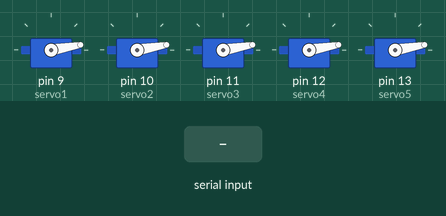
A sketch run on a simulated Arduino Uno, built with avr-gcc and run on an emulated ATmega328P. On the bench: 5 × servo. The inputs (shaded band) are chosen by the test bench.

Above: at 1.2 s.
1.3 s: "close" received over Serial
At 3.5 s:
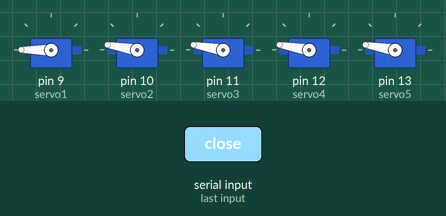
3.8 s: "open" received over Serial
At 5.6 s:
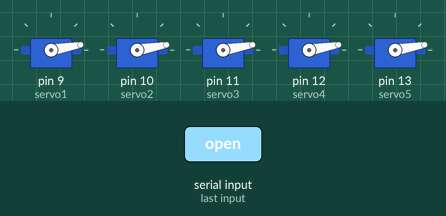
Timing chart, 0 to 7.1 s (numbered marks = the images above; inputs shaded):
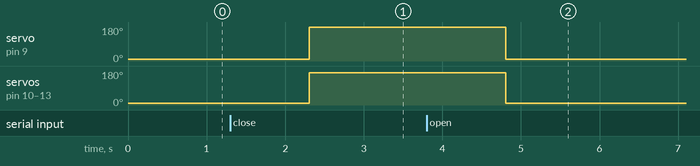

Measured:
- after the input at 1.3 s, servo on pin 9 (servo1): 10° → 180° after 1.0 s; servo on pin 10 (servo2), servo on pin 11 (servo3), servo on pin 12 (servo4), servo on pin 13 (servo5): 10° → 170° after 1.0 s
- after the input at 3.8 s, servo on pin 9 (servo1): 180° → 10° after 1.0 s; servo on pin 10 (servo2), servo on pin 11 (servo3), servo on pin 12 (servo4), servo on pin 13 (servo5): 170° → 10° after 1.0 s

The sketch:

hand_arduino_program.ino
```cpp
#include <Servo.h>
boolean lu;
Servo servo1, servo2, servo3, servo4, servo5;
int found;
String value1, value2, value3;

void setup(){
  servo1.attach(9);
  servo2.attach(10);
  servo3.attach(11);
  servo4.attach(12);
  servo5.attach(13);

  open();

  Serial.begin(9600);
}

void loop(){
  if(Serial.available() > 0){
    String command = Serial.readString();

    decompose(command);

    bool lu=false;

    if(value1=="help"){
      lu=true;
      Serial.print("Command list :\n");
      Serial.print("open = Set all servos to 180 degrees\n");
      Serial.print("close = Set all servos to 0 degrees\n");
      Serial.print("set X Y = Sets servo n°X to Y degrees\n");
    }

    if(value1=="open"){
      lu=true;
      open();
    }

    if(value1=="close"){
      lu=true;
      close();
    }

    if(value1=="set"){
      lu=true;
      if(value2=="all"){allwrite(value3.toInt());}
      else{setServo(value2, value3.toInt());}
    }

    if(lu==false){
      Serial.print("Erreur: Commande inconnue. Tapez 'help' pour la liste des commandes.\n");
    }
  }
}

void decompose(String command){
  found=0;
  value1="";
  value2="";
  value3="";
  for(int i=0; i<=command.length()-1; i++){
    if(command.charAt(i)==' '){
      found+=1;
    }
    else{
      if(found==0){value1+=command.charAt(i);}
      if(found==1){value2+=command.charAt(i);}
      if(found==2){value3+=command.charAt(i);}
    }
  }
}

void setServo(String X, int Y){
  if(X=="1"){
    servo1.write(Y);
  }
  if(X=="2"){
    servo2.write(Y);
  }
  if(X=="3"){
    servo3.write(Y);
  }
  if(X=="4"){
    servo4.write(Y);
  }
  if(X=="5"){
    servo5.write(Y);
  }
}

void allwrite(int X){
  servo1.write(X);
  servo2.write(X);
  servo3.write(X);
  servo4.write(X);
  servo5.write(X);
}

void open(){
  servo1.write(10);
  servo2.write(10);
  servo3.write(10);
  servo4.write(10);
  servo5.write(10);
}

void close(){
  servo1.write(180);
  servo2.write(170);
  servo3.write(170);
  servo4.write(170);
  servo5.write(170);
}
```
